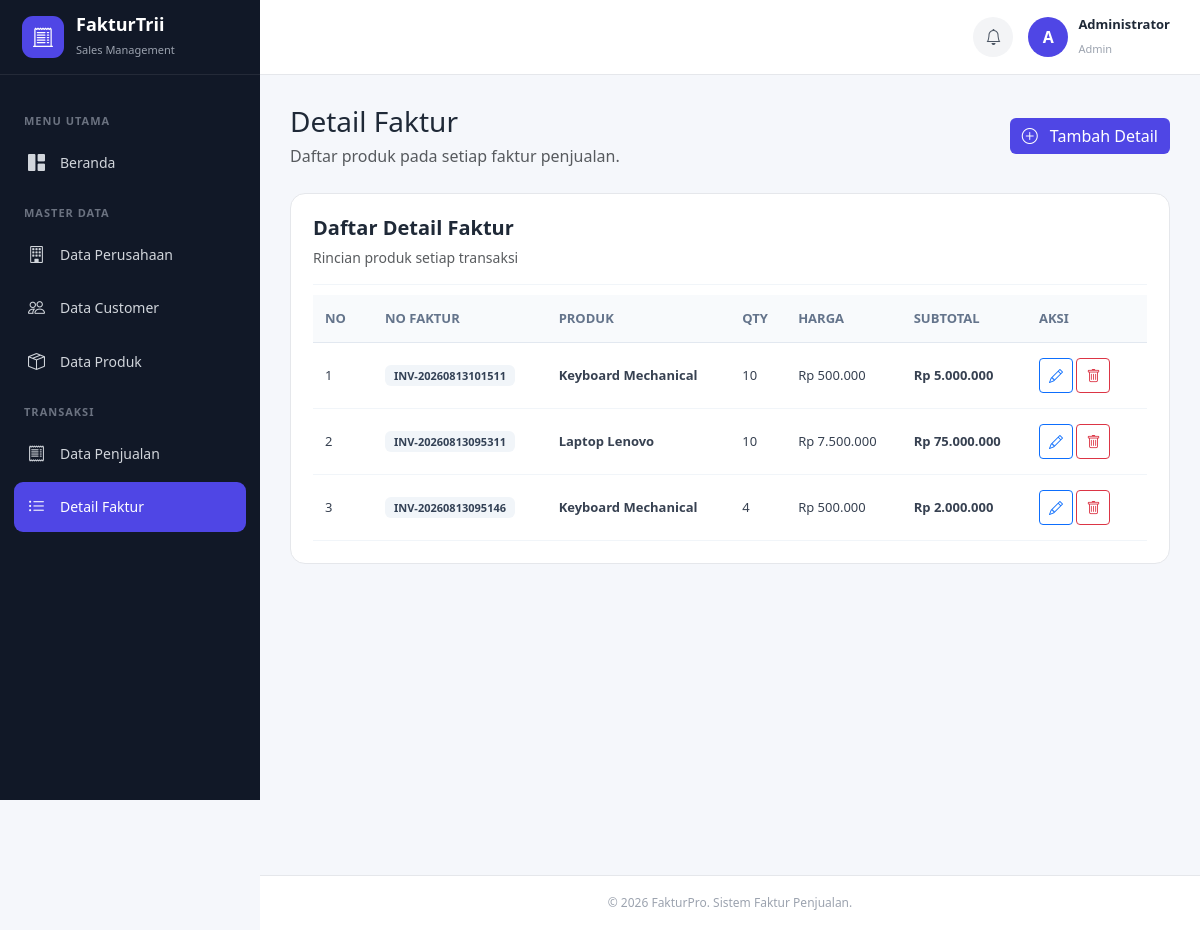
Screenshot of /detail-faktur/index.php with the database file from the repository.
### tables this page shows
CREATE TABLE `detail_faktur` (
  `no_faktur` varchar(30) NOT NULL,
  `id_produk` int(11) NOT NULL,
  `qty` int(11) NOT NULL DEFAULT 1,
  `price` decimal(15,2) NOT NULL DEFAULT 0.00
);

CREATE TABLE `produk` (
  `id_produk` int(11) NOT NULL,
  `nama_produk` varchar(150) NOT NULL,
  `price` decimal(15,2) NOT NULL DEFAULT 0.00,
  `jenis` varchar(100) DEFAULT NULL,
  `stock` int(11) NOT NULL DEFAULT 0
);

### detail-faktur/index.php (the view, shortened to what this page needs)
<?php
require_once "../config/database.php";
$activeMenu = "detail-faktur";
$basePath = "../";
$query = mysqli_query(
    $conn,
    "SELECT
        df.no_faktur,
        df.id_produk,
        df.qty,
        df.price,
        p.nama_produk,
        (df.qty * df.price) AS subtotal
    FROM detail_faktur AS df
    INNER JOIN produk AS p
        ON df.id_produk = p.id_produk
    ORDER BY df.no_faktur DESC"
);
?>
<?php include "../layouts/header.php"; ?>
<?php include "../layouts/navigation.php"; ?>
<?php include "../layouts/sidebar.php"; ?>
<main class="main-content">
    <div class="d-flex justify-content-between align-items-center mb-4">
        <div>
            <h3 class="mb-1">
                Detail Faktur
            </h3>
            <p class="text-muted mb-0">
                Daftar produk pada setiap faktur penjualan.
            </p>
        </div>
        <a
            href="tambah.php"
            class="btn btn-primary-custom"
        >
            <i class="bi bi-plus-circle me-2"></i>
            Tambah Detail
        </a>
    </div>
    <div class="content-card">
        <div class="card-header-custom">
            <div>
                <h5 class="mb-1">
                    Daftar Detail Faktur
                </h5>
                <small class="text-muted">
                    Rincian produk setiap transaksi
                </small>
            </div>
        </div>
        <div class="table-responsive">
            <table class="table align-middle">
                <thead>
                    <tr>
                        <th style="width: 60px;">
                            No
                        </th>
                        <th>
                            No Faktur
                        </th>
                        <th>
                            Produk
                        </th>
                        <th>
                            Qty
                        </th>
                        <th>
                            Harga
                        </th>
                        <th>
                            Subtotal
                        </th>
                        <th style="width: 120px;">
                            Aksi
                        </th>
                    </tr>
                </thead>
                <tbody>
                    <?php
                    $no = 1;
                    if (
                        mysqli_num_rows($query) > 0
                    ):
                        while (
                            $row = mysqli_fetch_assoc($query)
                        ):
                    ?>
                    <tr>
                        <td>
                            <?= $no++; ?>
                        </td>
                        <td>
                            <span
                                class="badge bg-light text-dark"
                            >
                                <?= htmlspecialchars(
                                    $row['no_faktur']
                                ); ?>
                            </span>
                        </td>
                        <td>
                            <strong>
                                <?= htmlspecialchars(
                                    $row['nama_produk']
                                ); ?>
                            </strong>
                        </td>
                        <td>
                            <?= (int) $row['qty']; ?>
                        </td>
                        <td>
                            Rp
                            <?= number_format(
                                (float) $row['price'],
                                0,
                                ',',
                                '.'
                            ); ?>
                        </td>
                        <td>
                            <strong>
                                Rp
                                <?= number_format(
                                    (float) $row['subtotal'],
                                    0,
                                    ',',
                                    '.'
                                ); ?>
                            </strong>
                        </td>
                        <td>
                            <a
                                href="edit.php?no_faktur=<?= urlencode($row['no_faktur']); ?>&id_produk=<?= (int) $row['id_produk']; ?>"
                                class="btn btn-sm btn-outline-primary"
                                title="Edit"
                            >
                                <i class="bi bi-pencil"></i>
                            </a>
                            <a
                                href="hapus.php?no_faktur=<?= urlencode($row['no_faktur']); ?>&id_produk=<?= (int) $row['id_produk']; ?>"
                                class="btn btn-sm btn-outline-danger"
                                title="Hapus"
                                onclick="return confirm('Yakin ingin menghapus detail faktur ini?')"
                            >
                                <i class="bi bi-trash"></i>
                            </a>
                        </td>
                    </tr>
                    <?php
                        endwhile;
                    endif;
                    ?>
                </tbody>
            </table>
        </div>
    </div>
</main>
<?php include "../layouts/footer.php"; ?>

### layouts/header.php (shortened to what this page needs)
<!DOCTYPE html>
<html lang="id">
<head>
    <link
        rel="stylesheet"
        href="https://cdn.jsdelivr.net/npm/bootstrap@5.3.3/dist/css/bootstrap.min.css"
    >
    <link
        rel="stylesheet"
        href="https://cdn.jsdelivr.net/npm/bootstrap-icons@1.11.3/font/bootstrap-icons.min.css"
    >
    <link
        rel="stylesheet"
        href="/sistem-faktur-penjualan/asset/css/style.css"
    >
</head>
<body>
<div class="app-wrapper">

### layouts/navigation.php (shortened to what this page needs)
<nav class="top-navigation">
    <div class="nav-title">
        <h5>
        </h5>
        <small>
        </small>
    </div>
    <div class="nav-right">
        <div class="notification-btn">
            <i class="bi bi-bell"></i>
        </div>
        <div class="admin-profile">
            <div class="admin-avatar">
                A
            </div>
            <div class="admin-info">
                <strong>
                    Administrator
                </strong>
                <span>
                    Admin
                </span>
            </div>
        </div>
    </div>
</nav>

### layouts/sidebar.php
<aside class="sidebar">
    <div class="sidebar-brand">
        <div class="brand-icon">
            <i class="bi bi-receipt-cutoff"></i>
        </div>
        <div class="brand-info">
            <h4>FakturTrii</h4>
            <span>Sales Management</span>
        </div>
    </div>
    <div class="sidebar-menu">
        <div class="menu-label">
            MENU UTAMA
        </div>
        <a
            href="<?= $basePath ?>index.php"
            class="menu-link <?= $activeMenu == 'dashboard' ? 'active' : ''; ?>"
        >
            <i class="bi bi-grid-1x2-fill"></i>
            <span>Beranda</span>
        </a>
        <div class="menu-label">
            MASTER DATA
        </div>
        <a
            href="<?= $basePath ?>perusahaan/index.php"
            class="menu-link <?= $activeMenu == 'perusahaan' ? 'active' : ''; ?>"
        >
            <i class="bi bi-building"></i>
            <span>Data Perusahaan</span>
        </a>
        <a
            href="<?= $basePath ?>customer/index.php"
            class="menu-link <?= $activeMenu == 'customer' ? 'active' : ''; ?>"
        >
            <i class="bi bi-people"></i>
            <span>Data Customer</span>
        </a>
        <a
            href="<?= $basePath ?>produk/index.php"
            class="menu-link <?= $activeMenu == 'produk' ? 'active' : ''; ?>"
        >
            <i class="bi bi-box-seam"></i>
            <span>Data Produk</span>
        </a>
        <div class="menu-label">
            TRANSAKSI
        </div>
        <a
            href="<?= $basePath ?>penjualan/index.php"
            class="menu-link <?= $activeMenu == 'penjualan' ? 'active' : ''; ?>"
        >
            <i class="bi bi-receipt"></i>
            <span>Data Penjualan</span>
        </a>
        <a
            href="<?= $basePath ?>detail-faktur/index.php"
            class="menu-link <?= $activeMenu == 'detail-faktur' ? 'active' : ''; ?>"
        >
            <i class="bi bi-list-ul"></i>
            <span>Detail Faktur</span>
        </a>
    </div>
</aside>
<div class="main-wrapper">

### layouts/footer.php (shortened to what this page needs)
</div>
<footer class="footer">
    © 2026 FakturPro.
    Sistem Faktur Penjualan.
</footer>
</body>
</html>

### asset/css/style.css (style rules this page uses)
* { margin: 0; padding: 0; box-sizing: border-box; }
body { font-family: "Segoe UI", Tahoma, Geneva, Verdana, sans-serif; background: #f5f7fb; color: #1f2937; }
.app-wrapper { min-height: 100vh; }
.sidebar { position: fixed; top: 0; left: 0; width: 260px; height: 100vh; background: #111827; color: white; z-index: 1000; overflow-y: auto; }
.sidebar-brand { height: 75px; padding: 0 22px; display: flex; align-items: center; border-bottom: 1px solid rgba(255,255,255,.08); }
.brand-icon { width: 42px; height: 42px; border-radius: 11px; background: #4f46e5; display: flex; align-items: center; justify-content: center; margin-right: 12px; font-size: 20px; }
.brand-info h4 { font-size: 18px; margin: 0; font-weight: 700; }
.brand-info span { font-size: 11px; color: #9ca3af; }
.sidebar-menu { padding: 20px 14px; }
.menu-label { font-size: 11px; color: #6b7280; font-weight: 700; letter-spacing: 1px; margin: 18px 10px 8px; }
.menu-link { display: flex; align-items: center; gap: 12px; color: #d1d5db; padding: 12px 14px; border-radius: 9px; margin-bottom: 4px; text-decoration: none; transition: .2s; font-size: 14px; }
.menu-link i { font-size: 17px; width: 20px; }
.menu-link.active { background: #4f46e5; color: white; }
.main-wrapper { margin-left: 260px; min-height: 100vh; }
.top-navigation { height: 75px; background: white; border-bottom: 1px solid #e5e7eb; display: flex; align-items: center; justify-content: space-between; padding: 0 30px; position: sticky; top: 0; z-index: 900; }
.nav-title h5 { margin: 0; font-weight: 600; color: #111827; }
.nav-title small { color: #9ca3af; }
.nav-right { display: flex; align-items: center; gap: 15px; }
.notification-btn { width: 40px; height: 40px; background: #f3f4f6; border-radius: 50%; display: flex; align-items: center; justify-content: center; color: #4b5563; }
.admin-profile { display: flex; align-items: center; gap: 10px; }
.admin-avatar { width: 40px; height: 40px; border-radius: 50%; background: #4f46e5; color: white; display: flex; align-items: center; justify-content: center; font-weight: 700; }
.admin-info strong { display: block; font-size: 13px; }
.admin-info span { font-size: 11px; color: #9ca3af; }
.main-content { padding: 30px; }
.content-card { background: white; border: 1px solid #e5e7eb; border-radius: 15px; padding: 22px; height: 100%; }
.card-header-custom { display: flex; align-items: center; justify-content: space-between; padding-bottom: 15px; margin-bottom: 10px; border-bottom: 1px solid #f1f5f9; }
.card-header-custom h5 { margin: 0; font-weight: 600; }
.btn-primary-custom { background: #4f46e5; border: none; color: white; }
.table thead th { background: #f8fafc; color: #64748b; font-size: 13px; font-weight: 600; border-bottom: 1px solid #e2e8f0; }
.table tbody td { vertical-align: middle; font-size: 13px; }
.footer { margin-left: 260px; background: white; border-top: 1px solid #e5e7eb; padding: 18px 30px; text-align: center; color: #9ca3af; font-size: 12px; }
.table-responsive { width: 100%; overflow-x: auto; }
.table { width: 100%; border-collapse: collapse; margin: 0; }
.table th { padding: 14px 12px; background: #f8fafc; color: #64748b; font-size: 12px; font-weight: 700; text-transform: uppercase; border-bottom: 1px solid #e5e7eb; }
.table td { padding: 15px 12px; font-size: 13px; color: #374151; border-bottom: 1px solid #f1f5f9; }
.badge { display: inline-block; padding: 5px 9px; border-radius: 6px; font-size: 11px; font-weight: 600; }
.bg-light { background: #f1f5f9 !important; }
.text-dark { color: #334155 !important; }
.btn-sm { min-width: 34px; min-height: 34px; padding: 6px 9px; }
.d-flex { display: flex; }
.justify-content-between { justify-content: space-between; }
.align-items-center { align-items: center; }
.mb-1 { margin-bottom: 5px !important; }
.mb-4 { margin-bottom: 25px !important; }

### rows the page displays
detail_faktur: no_faktur "INV-20260813101511", id_produk.nama_produk "Keyboard Mechanical", qty "10", price "500.000", subtotal "5.000.000"
detail_faktur: no_faktur "INV-20260813095311", id_produk.nama_produk "Laptop Lenovo", qty "10", price "7.500.000", subtotal "75.000.000"
detail_faktur: no_faktur "INV-20260813095146", id_produk.nama_produk "Keyboard Mechanical", qty "4", price "500.000", subtotal "2.000.000"
